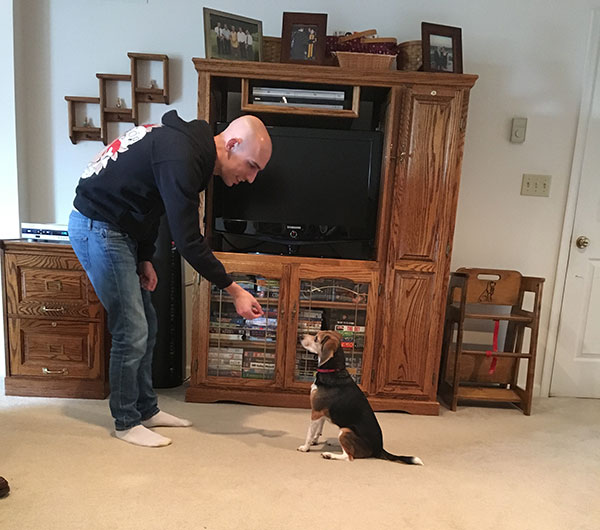
#> input picture Object_dection_using_image/images/living_room.jpg, 600 x 530 px, found by its file name
$ python init_light_video_clean.py --input ../../Object_dection_using_image/images/living_room.jpg --output out.avi   (older library calls are emulated)
#> lines starting #> are read from the running program, lines starting #| are printed output that depends on the picture; after the words box and inside, x2 and y2 are one past the last pixel; in counts of white or black regions, pixels touching at a corner belong together
# USAGE
# python yolo_video.py --input videos/airport.mp4 --output output/airport_output.avi --yolo yolo-coco

# import the necessary packages
import numpy as np
import argparse
import imutils
import time
import cv2
import os
import numpy as np
import time

# construct the argument parse and parse the arguments
ap = argparse.ArgumentParser()
ap.add_argument("-i", "--input", required=True,
	help="path to input video")
ap.add_argument("-o", "--output", required=True,
	help="path to output video")
ap.add_argument("-c", "--confidence", type=float, default=0.5,
	help="minimum probability to filter weak detections")
ap.add_argument("-t", "--threshold", type=float, default=0.3,
	help="threshold when applyong non-maxima suppression")
args = vars(ap.parse_args())

# initialize the video stream, pointer to output video file, and
# frame dimensions
vs = cv2.VideoCapture(args["input"])
writer = None
(W, H) = (None, None)

# try to determine the total number of frames in the video file
try:
	prop = cv2.cv.CV_CAP_PROP_FRAME_COUNT if imutils.is_cv2() \
		else cv2.CAP_PROP_FRAME_COUNT
	total = int(vs.get(prop))
	print("[INFO] {} total frames in video".format(total))

# an error occurred while trying to determine the total
# number of frames in the video file
except:
	print("[INFO] could not determine # of frames in video")
	print("[INFO] no approx. completion time can be provided")
	total = -1

# def the previous image for the diff
prev_frame = None
diff = None
frame_light_transition_candidate = None
background_frame = None


def process_image_from_diff(prev_frame, current_frame):

	prev_frame_grey = cv2.cvtColor(prev_frame, cv2.COLOR_BGR2GRAY)
	frame_grey = cv2.cvtColor(current_frame, cv2.COLOR_BGR2GRAY)

	diff = cv2.absdiff(frame_grey, prev_frame_grey)

	# find the best threshold :
	# 1- check how many bounding box are generated, increase the threshold until only stays, for the transition images (2)
	# 2- store max sum of pixel intensity of of bounding boxes per image, applied threshold of 0.90max. Do the same for all images
	# and keep in the end the one containing the max of the max -> should be the transition image, apply bounding box to it.
	th, frame_thresh = cv2.threshold(diff, 100, 255, cv2.THRESH_BINARY)

	# opening to erase white noise on background (maybe not necessary after option above)
	kernel = np.ones((5, 5), np.uint8)
	frame_opened = cv2.morphologyEx(frame_thresh, cv2.MORPH_OPEN, kernel)

	return frame_opened


def export_frame_to_video(out_image):
	# check if the video writer is None
	global writer

	if writer is None:
		# initialize our video writer
		fourcc = cv2.VideoWriter_fourcc(*"MJPG")
		writer = cv2.VideoWriter(args["output"], fourcc, 30,
								 (out_image.shape[1], out_image.shape[0]), True)

	rgb_frame = cv2.cvtColor(out_image, cv2.COLOR_GRAY2RGB)
	writer.write(rgb_frame)


def process_images():

	print("into PROCESS IMAGES")

	global frame_light_transition_candidate
	global background_frame
	global H
	global W
	global writer

	prev_frame = None
	cnt = 0
	max_sum_candidate = 0

	setup_time = 1 # second
	elapsed_time = 0

	while elapsed_time < setup_time:

		time_start = time.time()

		# read the next frame from the file
		path = r'/Object_dection_using_image/images/living_room.jpg'
		frame = cv2.imread(path)
#> frame is the input picture: shape (530, 600, 3); mean B, G, R 101.7, 116.3, 134.4

		elapsed_time = elapsed_time + time.time() - time_start
		time_start = time.time()
		print("this is the elaspsed time")
		print(elapsed_time)

		if 0.2 < elapsed_time < 0.7:
			cv2.circle(frame, (int(H/2), int(W/2)), 7, (255, 255, 255), -1)
			print("in the cercle")

		# if the frame dimensions are empty, grab them
		if W is None or H is None:
			(H, W) = frame.shape[:2]
#> H = 530; W = 600

		# store background image
		if cnt is 0:
			background_frame = frame

		# insert some code for processing the image and initializing
		if cnt is not 0:

			frame_opened = process_image_from_diff(prev_frame, frame)

			# calculate the frame with biggest sum
			if cnt is 1:
				# first diff frame, store as potential to set up recurrence
				frame_light_transition_candidate = frame_opened
			else:
				sum_opened_frame = np.sum(frame_opened)
				if sum_opened_frame > max_sum_candidate:
					max_sum_candidate = sum_opened_frame
					frame_light_transition_candidate = frame_opened

			out_image = frame_opened

			export_frame_to_video(out_image)

		prev_frame = frame
		cnt = cnt + 1
		elapsed_time = elapsed_time + time.time() - time_start


def find_object_position(frame_light_transition):

	global background_frame

	# compute bounding box on the frame_light_transition
	# detect the contours on the binary image using cv2.CHAIN_APPROX_NONE
	contours, hierarchy = cv2.findContours(image=frame_light_transition, mode=cv2.RETR_TREE,
										   method=cv2.CHAIN_APPROX_NONE)

	# draw contours on the original image
	image_copy = frame_light_transition.copy()
	cv2.drawContours(image=image_copy, contours=contours, contourIdx=-1, color=(100, 100, 100), thickness=2,
					 lineType=cv2.LINE_AA)

	# Find the index of the largest contour (should be modified to most dense/ filled up)
	areas = [cv2.contourArea(c) for c in contours]
	max_index = np.argmax(areas)
	largest_contour = contours[max_index]

	x, y, w, h = cv2.boundingRect(largest_contour)
	cv2.rectangle(image_copy, (x, y), (x + w, y + h), (100, 100, 100), 2)

	# [8 lines of commented-out code are left out]
	M = cv2.moments(largest_contour)
	cX = int(M["m10"] / M["m00"])
	cY = int(M["m01"] / M["m00"])
	# draw the contour and center of the shape on the image
	cv2.drawContours(background_frame, [largest_contour], -1, (0, 255, 0), 2)
	cv2.circle(background_frame, (cX, cY), 7, (255, 255, 255), -1)
	cv2.putText(background_frame, "center", (cX - 20, cY - 20),
	cv2.FONT_HERSHEY_SIMPLEX, 0.5, (255, 255, 255), 2)


process_images()

cv2.imshow("original", frame_light_transition_candidate)
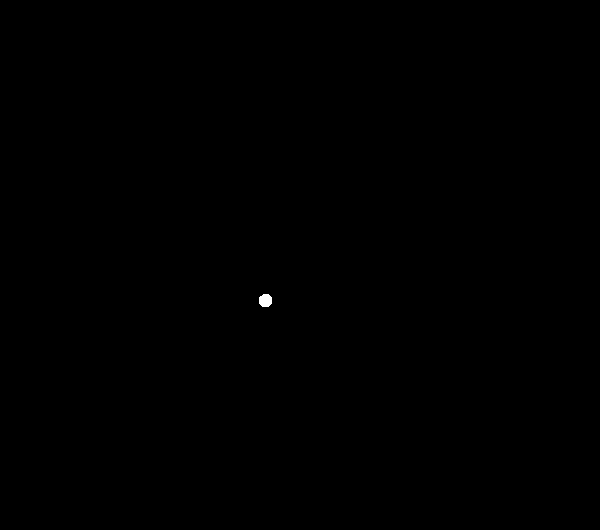
#> window 'original': shape (530, 600); 0.04% white; 1 white region, box (x1, y1, x2, y2) and area: (259, 294, 272, 307) 143
cv2.waitKey(0)

frame_light_transition = frame_light_transition_candidate

#> (the run stopped early here; a loop or call above may not have finished)
